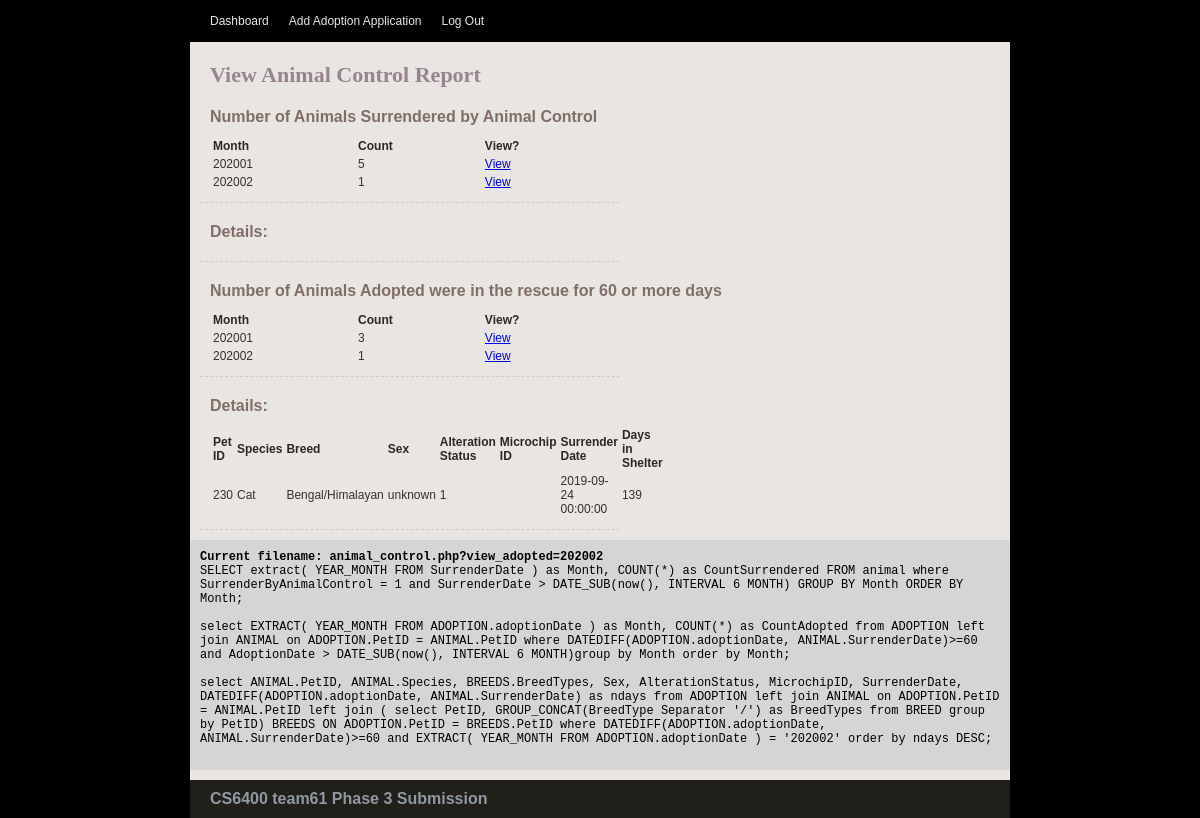
Screenshot of /animal_control.php?view_adopted=202002 (signed in) with the database file from the repository.
### tables this page shows
CREATE TABLE ANIMAL (
    PetID INT NOT NULL AUTO_INCREMENT,
    AlterationStatus BOOLEAN NOT NULL,
    Name VARCHAR(45) NOT NULL,
    Sex VARCHAR(10) NOT NULL,
    Age FLOAT NOT NULL,
    Description VARCHAR(200) NOT NULL,
    Species VARCHAR(20) NOT NULL,
    SurrenderReason VARCHAR(200) NOT NULL,
    SurrenderByAnimalControl BOOLEAN NOT NULL,
    SurrenderDate DATETIME NOT NULL,
    MicrochipID VARCHAR(50) NULL,
    Username VARCHAR(20) NOT NULL,
    PRIMARY KEY (PetID),
    FOREIGN KEY (Species) REFERENCES SPECIES (Species),
    FOREIGN KEY (Username) REFERENCES `USER` (Username));

### animal_control.php (the view, shortened to what this page needs)
<?php
include('lib/common.php');
$query = "SELECT extract( YEAR_MONTH FROM SurrenderDate ) as Month, COUNT(*) as CountSurrendered " .
    "FROM animal " .
    "where SurrenderByAnimalControl = 1 and SurrenderDate  > DATE_SUB(now(), INTERVAL 6 MONTH) " .
    "GROUP BY Month " .
    "ORDER BY Month";
$surrendercount = mysqli_query($db, $query);
$query = "select EXTRACT( YEAR_MONTH FROM ADOPTION.adoptionDate ) as Month, COUNT(*) as CountAdopted " .
    "from ADOPTION " .
    "left join ANIMAL " .
    "on ADOPTION.PetID = ANIMAL.PetID " .
    "where DATEDIFF(ADOPTION.adoptionDate, ANIMAL.SurrenderDate)>=60 and AdoptionDate > DATE_SUB(now(), INTERVAL 6 MONTH)" .
    "group by Month " .
    "order by Month";
$adoptioncount = mysqli_query($db, $query);
if (!empty($_GET['view_adopted'])) {
    $month = $_GET['view_adopted'];
    $query = "select ANIMAL.PetID, ANIMAL.Species, BREEDS.BreedTypes, Sex, AlterationStatus, MicrochipID, SurrenderDate, " .
            "DATEDIFF(ADOPTION.adoptionDate, ANIMAL.SurrenderDate) as ndays " .
            "from ADOPTION " .
            "left join ANIMAL " .
            "on ADOPTION.PetID = ANIMAL.PetID " .
            "left join ( " .
            "select PetID, GROUP_CONCAT(BreedType Separator '/') as BreedTypes " .
            "from BREED " .
            "group by PetID) BREEDS " .
            "ON ADOPTION.PetID = BREEDS.PetID " .
            "where DATEDIFF(ADOPTION.adoptionDate, ANIMAL.SurrenderDate)>=60 and EXTRACT( YEAR_MONTH FROM ADOPTION.adoptionDate ) = '$month' " .
            "order by ndays DESC";
    $adopted_animal = mysqli_query($db, $query);
}
?>
<?php include("lib/header.php"); ?>
</head>
<body>
    <div id="main_container">
        <?php include("lib/menu.php"); ?>
        <div class="center_content">
            <div class="center_left">
                <div class="title_name">View Animal Control Report</div>
                <div class="features">
                    <div class="section">
                        <div class="subtitle">Number of Animals Surrendered by Animal Control</div>
                        <table>
                            <?php
                            if (isset($surrendercount)) {
                                print "<tr>";
                                print "<td class='heading'>Month</td>";
                                print "<td class='heading'>Count</td>";
                                print "<td class='heading'>View?</td>";
                                print "</tr>";
                                while ($row = mysqli_fetch_array($surrendercount, MYSQLI_ASSOC)) {
                                    print "<tr>";
                                    print "<td>{$row['Month']}</td>";
                                    print "<td>{$row['CountSurrendered']}</td>";
                                    print '<td>
                                        <a href="animal_control.php?view_surrender=' . urlencode($row['Month']) . '">View</a>
                                        </td>';
                                    print "</tr>";
                                }
                            }    ?>
                        </table>
                    </div>
                    <div class="section">
                        <div class="subtitle">Details:</div>
                    </div>
                    <div class="section">
                        <div class="subtitle">Number of Animals Adopted were in the rescue for 60 or more days</div>
                        <table>
                            <?php
                            if (isset($adoptioncount)) {
                                print "<tr>";
                                print "<td class='heading'>Month</td>";
                                print "<td class='heading'>Count</td>";
                                print "<td class='heading'>View?</td>";
                                print "</tr>";
                                while ($row = mysqli_fetch_array($adoptioncount, MYSQLI_ASSOC)) {
                                    print "<tr>";
                                    print "<td>{$row['Month']}</td>";
                                    print "<td>{$row['CountAdopted']}</td>";
                                    print '<td>
                                        <a href="animal_control.php?view_adopted=' . urlencode($row['Month']) . '">View</a>
                                        </td>';
                                    print "</tr>";
                                }
                            }    ?>
                        </table>
                    </div>
                    <div class="section">
                        <div class="subtitle">Details:</div>
                        <table>
                            <?php
                            if (isset($adopted_animal)) {
                                print "<tr>";
                                print "<td class='heading'>Pet ID</td>";
                                print "<td class='heading'>Species</td>";
                                print "<td class='heading'>Breed</td>";
                                print "<td class='heading'>Sex</td>";
                                print "<td class='heading'>Alteration Status</td>";
                                print "<td class='heading'>Microchip ID</td>";
                                print "<td class='heading'>Surrender Date</td>";
                                print "<td class='heading'>Days in Shelter</td>";
                                print "</tr>";
                                while ($row = mysqli_fetch_array($adopted_animal, MYSQLI_ASSOC)) {
                                    print "<tr>";
                                        print "<td>{$row['PetID']}</td>";
                                        print "<td>{$row['Species']}</td>";
                                        print "<td>{$row['BreedTypes']}</td>";
                                        print "<td>{$row['Sex']}</td>";
                                        print "<td>{$row['AlterationStatus']}</td>";
                                        print "<td>{$row['MicrochipID']}</td>";
                                        print "<td>{$row['SurrenderDate']}</td>";
                                        print "<td>{$row['ndays']}</td>";
                                    print "</tr>";
                                }
                            }    ?>
                        </table>
                    </div>
                </div>
            </div>
            <?php include("lib/error.php"); ?>
        </div>
        <?php include("lib/footer.php"); ?>
    </div>
</body>
</html>

### css/shelter_management.css (style rules this page uses)
body { background:url(../img/bg.gif) repeat #000000; padding:0; font-family: Verdana, Geneva, sans-serif; font-size:12px; margin:auto auto auto auto; color:#36322b; }
table { width: 100%; }
th, td { padding: 1px; text-align: left; }
#main_container { width:820px; height:auto; margin:auto; padding:0px; }
.title_name { width: auto; font-family: Georgia, serif; font-weight:bold; font-size:22px; color:#96858F; margin:0px 10px 0px 10px; }
.heading { font-size:12px; color:#2e2721; font-weight:bold; }
.subtitle { width: 600px; font-family: Verdana, Geneva, sans-serif; font-weight:bold; font-size:16px; color:#806F66; padding:10px 0px 10px 0px; }
.center_content { width:820px; height:auto; padding:10px 0px 10px 0px; clear:both; background-color:#E9E5E2; }
.center_left { width:600px; float:left; padding:10px 10px 10px 10px; }
.section { float:left; width:400px; border-bottom:1px #CCCCCC dashed; padding:10px 10px 10px 10px; }

### rows the page displays
animal: PetID "230", Species "Cat", BreedTypes "Bengal/Himalayan", Sex "unknown", AlterationStatus "1", SurrenderDate "2019-09-24 00:00:00", ndays "139"

### other values shown
$row['Month'] "202001"
$row['CountSurrendered'] "5"
$row['Month'] "202002"
$row['CountSurrendered'] "1"
$row['CountAdopted'] "3"
$row['CountAdopted'] "1"
$query "Current filename: animal_control.php?view_adopted=202002"
